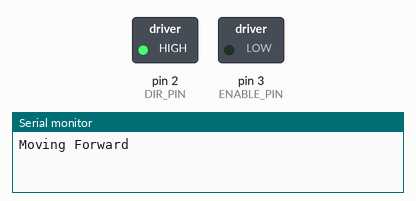
Simulated run of this sketch. Board: Arduino Uno, built with avr-gcc and run on an emulated ATmega328P. Shown: switched loads named in the sketch (green lamp = pin HIGH), the last lines printed to the serial monitor.

Above: at 1.1 s.
At 3.1 s:
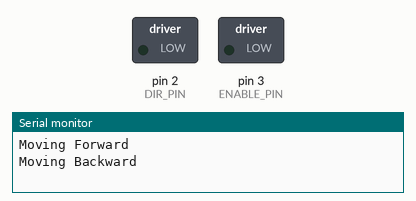
Timing chart, 0 to 5.3 s (numbered marks = the images above):
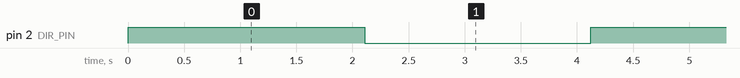

The sketch:

Stepper_demo_V0c.ino
```cpp
//Stepper_motor_V0a.ino

//Modified version of sketch written by ChatGPT

//12 March 2025

//James Canova
//jscanova@gmail.com

#include <Wire.h>
#include <Adafruit_PWMServoDriver.h>


#define STEP_CHANNEL 0     // m_PWM9685 Channel for STEP signal
#define DIR_PIN 2          // Connected to DIR pin on expansion board
#define ENABLE_PIN 3       // Optional: Connected to ENABLE pin on expansion board (LOW = enabled)

Adafruit_PWMServoDriver m_PWM;

void setup() {
    Serial.begin(9600);
    Wire.begin();

    m_PWM.begin();
    m_PWM.setPWMFreq(1000);  // Set PWM frequency [Hz] to 1.6 kHz (max reliable rate)

    pinMode(DIR_PIN, OUTPUT);
    pinMode(ENABLE_PIN, OUTPUT);

    digitalWrite(DIR_PIN, HIGH);   // Set initial direction
    digitalWrite(ENABLE_PIN, LOW); // Enable the driver
    delay(100);
}


void loop() {

    Serial.println("Moving Forward");
    digitalWrite(DIR_PIN, HIGH);  // Forward direction
    stepMotor(20, 50);          // Move 200 steps (1 revolution at full step)
    delay(10);

    Serial.println("Moving Backward");
    digitalWrite(DIR_PIN, LOW);  // Reverse direction
    stepMotor(20, 50);
    delay(10);

}


//Function
void stepMotor(int steps, int delayMicroseconds) {
    for (int i = 0; i < steps; i++) {
        m_PWM.setPWM(STEP_CHANNEL, 0, 2048);  // High pulse
        delay(delayMicroseconds);
        m_PWM.setPWM(STEP_CHANNEL, 0, 0);     // Low pulse
        delay(delayMicroseconds);
    }
}
```

Measured:
- by itself, pin 2 (DIR_PIN): alternates HIGH for 2.0 s and LOW for 2.0 s
